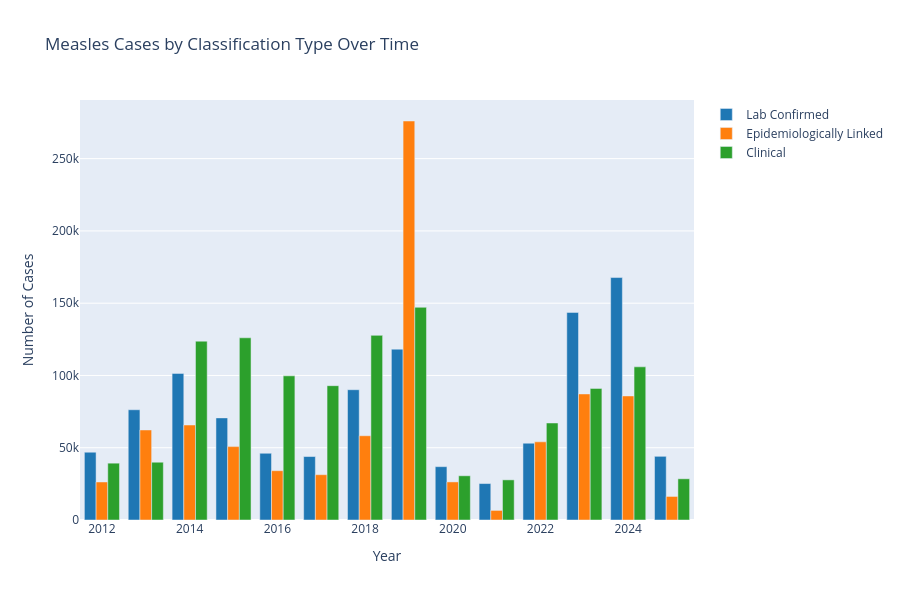

Notebook code for this chart:
### Code cell
# Visualization: Lab-confirmed vs clinical cases (Plotly)
measles_breakdown = yearly_measles.groupby('year')[['measles_lab_confirmed', 'measles_epi_linked', 'measles_clinical']].sum().reset_index()
fig = go.Figure()
fig.add_trace(go.Bar(x=measles_breakdown['year'], y=measles_breakdown['measles_lab_confirmed'],
                     name='Lab Confirmed', marker_color='#1f77b4'))
fig.add_trace(go.Bar(x=measles_breakdown['year'], y=measles_breakdown['measles_epi_linked'],
                     name='Epidemiologically Linked', marker_color='#ff7f0e'))
fig.add_trace(go.Bar(x=measles_breakdown['year'], y=measles_breakdown['measles_clinical'],
                     name='Clinical', marker_color='#2ca02c'))
fig.update_layout(title='Measles Cases by Classification Type Over Time',
                  xaxis_title='Year', yaxis_title='Number of Cases',
                  barmode='group', height=600, hovermode='x unified')
fig.show()

### Figure 1 — Plotly figure (JSON) as saved in the notebook; plotly's stock layout.template omitted (floating-point values rounded to 4 significant figures)
{"data": [{"marker": {"color": "#1f77b4"}, "name": "Lab Confirmed", "type": "bar", "x": [2012, 2013, 2014, 2015, 2016, 2017, 2018, 2019, 2020, 2021, 2022, 2023, 2024, 2025], "y": [46919, 76271, 101439, 70653, 46164, 43913, 90139, 118203, 36899, 25212, 53143, 143615, 167741, 44055]}, {"marker": {"color": "#ff7f0e"}, "name": "Epidemiologically Linked", "type": "bar", "x": [2012, 2013, 2014, 2015, 2016, 2017, 2018, 2019, 2020, 2021, 2022, 2023, 2024, 2025], "y": [26313, 62289, 65721, 50767, 34109, 31350, 58277, 276042, 26348, 6634, 54082, 87216, 85830, 16291]}, {"marker": {"color": "#2ca02c"}, "name": "Clinical", "type": "bar", "x": [2012, 2013, 2014, 2015, 2016, 2017, 2018, 2019, 2020, 2021, 2022, 2023, 2024, 2025], "y": [39316, 39966, 123728, 126054, 99742, 92927, 127741, 147156, 30593, 27773, 67115, 91058, 105963, 28507]}], "layout": {"barmode": "group", "height": 600, "hovermode": "x unified", "title": {"text": "Measles Cases by Classification Type Over Time"}, "xaxis": {"title": {"text": "Year"}}, "yaxis": {"title": {"text": "Number of Cases"}}}}
